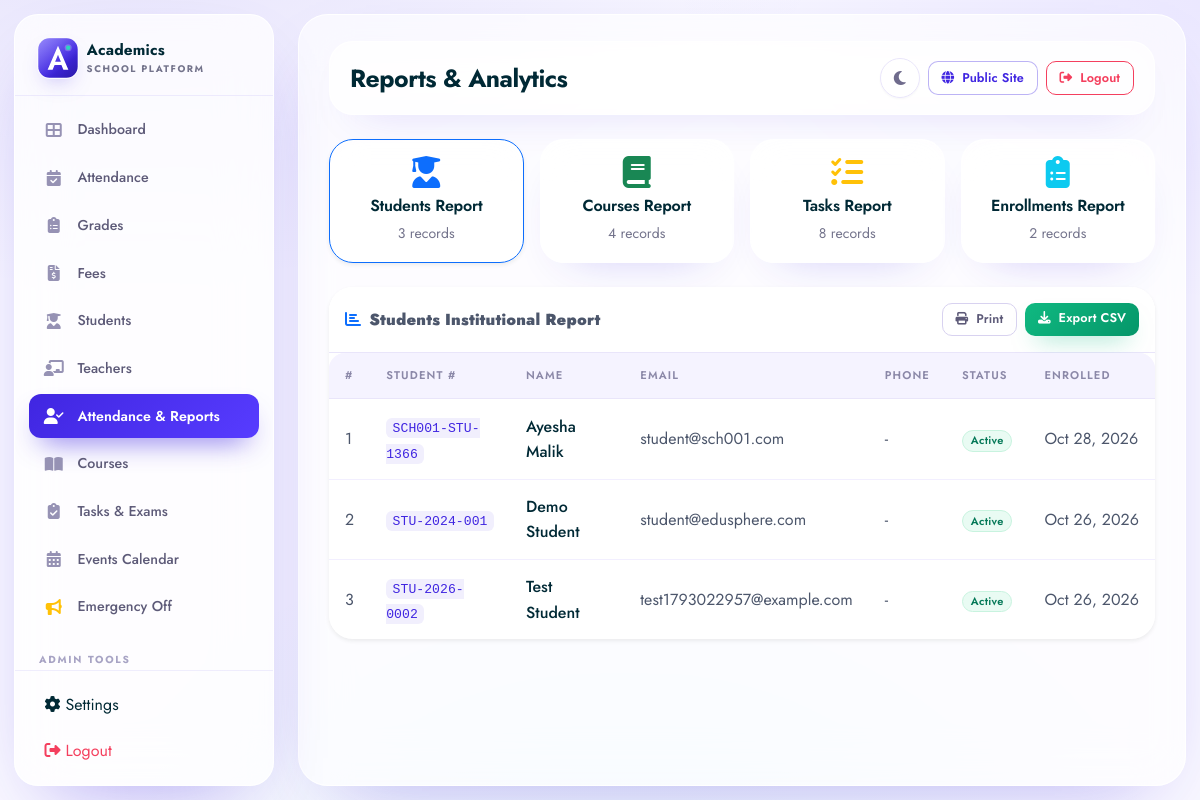
The app's page /reports/index.php (signed in) with its own data.
### tables this page shows
CREATE TABLE `students` (
  `id` int(11) NOT NULL AUTO_INCREMENT,
  `school_id` int(11) DEFAULT NULL,
  `user_id` int(11) NOT NULL,
  `student_number` varchar(50) NOT NULL,
  `full_name` varchar(100) NOT NULL,
  `email` varchar(150) NOT NULL,
  `phone` varchar(20) DEFAULT NULL,
  `date_of_birth` date DEFAULT NULL,
  `gender` enum('Male','Female','Other','Prefer not to say') DEFAULT NULL,
  `address` text DEFAULT NULL,
  `enrollment_date` date NOT NULL,
  `status` enum('Active','Inactive','Graduated','Suspended') DEFAULT 'Active',
  `profile_image` varchar(255) DEFAULT NULL,
  `created_at` timestamp NOT NULL DEFAULT current_timestamp(),
  `updated_at` timestamp NOT NULL DEFAULT current_timestamp() ON UPDATE current_timestamp(),
  PRIMARY KEY (`id`),
  UNIQUE KEY `student_number` (`student_number`),
  UNIQUE KEY `email` (`email`),
  KEY `idx_user_id` (`user_id`),
  KEY `idx_student_number` (`student_number`),
  KEY `idx_status` (`status`),
  KEY `idx_enrollment_date` (`enrollment_date`),
  KEY `idx_students_school` (`school_id`),
  CONSTRAINT `students_ibfk_1` FOREIGN KEY (`user_id`) REFERENCES `users` (`id`) ON DELETE CASCADE
);

### reports/index.php (the view, shortened to what the rows shown need)
<?php
require_once '../includes/functions.php';
require_once '../includes/tenant.php';
$user_id = $_SESSION['user_id'];
$isStudent = isStudent();
require_once '../includes/header.php';
if ($isStudent):
    $stStmt = $pdo->prepare("SELECT * FROM students WHERE user_id = ?");
    $stStmt->execute([$user_id]);
    $student = $stStmt->fetch();
    $studentId = $student ? (int)$student['id'] : 0;
    $enrStmt = $pdo->prepare("SELECT e.*, c.course_code, c.course_name, c.credits, c.schedule, u.full_name as instructor_name FROM enrollments e JOIN courses c ON e.course_id = c.id LEFT JOIN users u ON c.instructor_id = u.id WHERE e.student_id = ? ORDER BY c.course_name");
    $enrStmt->execute([$studentId]);
    $myEnrollments = $enrStmt->fetchAll();
    $taskStmt = $pdo->prepare("SELECT t.*, c.course_name FROM tasks t LEFT JOIN courses c ON t.course_id = c.id WHERE t.student_id = ? ORDER BY t.created_at DESC");
    $taskStmt->execute([$studentId]);
    $myTasks = $taskStmt->fetchAll();
    $totalTasks = count($myTasks);
    $completedTasks = 0;
    $pendingTasks = 0;
    $inProgressTasks = 0;
    foreach ($myTasks as $t) {
        if ($t['status'] === 'Completed') $completedTasks++;
        elseif ($t['status'] === 'Pending') $pendingTasks++;
        elseif ($t['status'] === 'In Progress') $inProgressTasks++;
    }
    $completionPct = $totalTasks > 0 ? round(($completedTasks / $totalTasks) * 100) : 0;
?>
<style>
@media print {
    .sidebar, .topbar, .btn, .breadcrumb, footer, .card-header .btn { display: none !important; }
    .main-content { margin-left: 0 !important; padding: 0 !important; width: 100% !important; }
    .card { border: 1px solid #ddd !important; box-shadow: none !important; }
}
</style>
<div class="d-flex justify-content-between align-items-center mb-4">
    <div>
        <h4 class="mb-1 text-dark fw-bold"><i class="fas fa-file-invoice text-primary me-2"></i>Official Student Progress Transcript</h4>
        <p class="text-muted small mb-0">Verified academic record, course enrollments, and performance metrics.</p>
    </div>
    <div class="d-flex gap-2">
        <a href="?export=csv" class="btn btn-outline-success btn-sm"><i class="fas fa-file-excel me-1"></i> Export CSV</a>
        <button onclick="window.print()" class="btn btn-primary btn-sm"><i class="fas fa-print me-1"></i> Print Transcript</button>
    </div>
</div>
<div class="card mb-4 border-0 shadow-sm">
    <div class="card-body p-4">
        <div class="row align-items-center g-3">
            <div class="col-md-2 text-center">
                <div class="rounded-circle bg-primary text-white d-inline-flex align-items-center justify-content-center shadow-sm" style="width:72px; height:72px; font-size:1.8rem; font-weight:700;">
                    <?php echo strtoupper(substr($student['full_name'] ?? 'S', 0, 1)); ?>
                </div>
            </div>
            <div class="col-md-6">
                <h4 class="fw-bold mb-1 text-dark"><?php echo e($student['full_name'] ?? 'Student'); ?></h4>
                <div class="text-muted small mb-2">
                    <span class="me-3"><strong>Student ID:</strong> <code><?php echo e($student['student_number'] ?? 'N/A'); ?></code></span>
                    <span><strong>Email:</strong> <?php echo e($student['email'] ?? 'N/A'); ?></span>
                </div>
                <div>
                    <span class="badge bg-<?php echo ($student['status'] ?? '') === 'Active' ? 'success' : 'secondary'; ?> me-2"><?php echo e($student['status'] ?? 'Active'); ?></span>
                    <span class="badge bg-light text-dark border">Enrolled: <?php echo formatDate($student['enrollment_date'] ?? ''); ?></span>
                </div>
            </div>
            <div class="col-md-4 text-md-end">
                <div class="p-3 bg-light rounded-3 text-center d-inline-block w-100" style="max-width: 240px;">
                    <div class="small text-muted fw-semibold">Task Completion Rate</div>
                    <div class="h3 fw-bold text-primary mb-1"><?php echo $completionPct; ?>%</div>
                    <div class="progress" style="height: 6px;">
                        <div class="progress-bar bg-primary" style="width: <?php echo $completionPct; ?>%;"></div>
                    </div>
                </div>
            </div>
        </div>
    </div>
</div>
<div class="row g-3 mb-4">
    <div class="col-6 col-md-3">
        <div class="card stat-card shadow-sm border-0">
            <div class="card-body text-center p-3">
                <span class="text-muted small d-block">Enrolled Courses</span>
                <span class="h4 mb-0 fw-bold text-dark"><?php echo count($myEnrollments); ?></span>
            </div>
        </div>
    </div>
    <div class="col-6 col-md-3">
        <div class="card stat-card shadow-sm border-0">
            <div class="card-body text-center p-3">
                <span class="text-muted small d-block">Total Tasks</span>
                <span class="h4 mb-0 fw-bold text-dark"><?php echo $totalTasks; ?></span>
            </div>
        </div>
    </div>
    <div class="col-6 col-md-3">
        <div class="card stat-card shadow-sm border-0">
            <div class="card-body text-center p-3">
                <span class="text-muted small d-block">Completed</span>
                <span class="h4 mb-0 fw-bold text-success"><?php echo $completedTasks; ?></span>
            </div>
        </div>
    </div>
    <div class="col-6 col-md-3">
        <div class="card stat-card shadow-sm border-0">
            <div class="card-body text-center p-3">
                <span class="text-muted small d-block">In Progress / Pending</span>
                <span class="h4 mb-0 fw-bold text-warning"><?php echo ($inProgressTasks + $pendingTasks); ?></span>
            </div>
        </div>
    </div>
</div>
<div class="card mb-4 shadow-sm border-0">
    <div class="card-header bg-white py-3 border-bottom d-flex justify-content-between align-items-center">
        <h6 class="mb-0 fw-bold text-dark"><i class="fas fa-graduation-cap text-primary me-2"></i>Enrolled Academic Courses & Current Standing</h6>
        <span class="badge bg-light text-dark border"><?php echo count($myEnrollments); ?> Registered</span>
    </div>
    <div class="card-body p-0">
        <?php if (empty($myEnrollments)): ?>
            <div class="p-4 text-center text-muted">No courses currently registered.</div>
        <?php else: ?>
            <div class="table-responsive">
                <table class="table table-hover align-middle mb-0">
                    <thead class="table-light">
                        <tr>
                            <th>Course Code</th>
                            <th>Course Name</th>
                            <th>Credits</th>
                            <th>Instructor</th>
                            <th>Schedule</th>
                            <th>Enrollment Date</th>
                            <th>Status</th>
                            <th>Grade</th>
                        </tr>
                    </thead>
                    <tbody>
                        <?php foreach ($myEnrollments as $en): ?>
                        <tr>
                            <td><code><?php echo e($en['course_code']); ?></code></td>
                            <td class="fw-semibold text-dark"><?php echo e($en['course_name']); ?></td>
                            <td><?php echo (int)($en['credits'] ?? 3); ?> Cr</td>
                            <td><?php echo e($en['instructor_name'] ?: 'Department Faculty'); ?></td>
                            <td><small class="text-muted"><?php echo e($en['schedule'] ?: 'TBA'); ?></small></td>
                            <td><?php echo formatDate($en['enrollment_date']); ?></td>
                            <td><span class="badge bg-<?php echo $en['status'] === 'Enrolled' ? 'primary' : 'success'; ?>"><?php echo e($en['status']); ?></span></td>
                            <td><span class="fw-bold <?php echo !empty($en['grade']) ? 'text-success' : 'text-muted'; ?>"><?php echo e($en['grade'] ?: 'In Evaluation'); ?></span></td>
                        </tr>
                        <?php endforeach; ?>
                    </tbody>
                </table>
            </div>
        <?php endif; ?>
    </div>
</div>
<div class="card shadow-sm border-0">
    <div class="card-header bg-white py-3 border-bottom d-flex justify-content-between align-items-center">
        <h6 class="mb-0 fw-bold text-dark"><i class="fas fa-tasks text-success me-2"></i>Assigned Academic Tasks & Assignments</h6>
        <a href="../tasks/index.php" class="btn btn-sm btn-outline-primary">Manage Tasks</a>
    </div>
    <div class="card-body p-0">
        <?php if (empty($myTasks)): ?>
            <div class="p-4 text-center text-muted">No tasks assigned yet.</div>
        <?php else: ?>
            <div class="table-responsive">
                <table class="table table-hover align-middle mb-0">
                    <thead class="table-light">
                        <tr>
                            <th>Task Title</th>
                            <th>Course</th>
                            <th>Priority</th>
                            <th>Status</th>
                            <th>Due Date</th>
                            <th>Completion Date</th>
                        </tr>
                    </thead>
                    <tbody>
                        <?php foreach ($myTasks as $tk): ?>
                        <tr>
                            <td class="fw-semibold text-dark"><?php echo e($tk['title']); ?></td>
                            <td><?php echo e($tk['course_name'] ?: 'General'); ?></td>
                            <td><span class="badge priority-<?php echo strtolower($tk['priority']); ?>"><?php echo e($tk['priority']); ?></span></td>
                            <td><span class="badge bg-<?php echo $tk['status'] === 'Completed' ? 'success' : ($tk['status'] === 'In Progress' ? 'warning' : 'secondary'); ?>"><?php echo e($tk['status']); ?></span></td>
                            <td><?php echo $tk['due_date'] ? formatDate($tk['due_date']) : '-'; ?></td>
                            <td><?php echo $tk['completed_at'] ? formatDateTime($tk['completed_at']) : '-'; ?></td>
                        </tr>
                        <?php endforeach; ?>
                    </tbody>
                </table>
            </div>
        <?php endif; ?>
    </div>
</div>
<?php
else:
    $report_type = $_GET['type'] ?? 'students';
?>
<div class="card shadow-sm border-0">
    <div class="card-body p-0">
        <?php if ($report_type === 'students'): ?>
            <?php [$rs, $rp] = school_scope('school_id'); $rowsStmt = $pdo->prepare("SELECT student_number, full_name, email, phone, gender, enrollment_date, status FROM students WHERE {$rs} ORDER BY full_name"); $rowsStmt->execute($rp); $rows = $rowsStmt->fetchAll(); ?>
            <div class="table-responsive">
                <table class="table table-hover align-middle mb-0">
                    <thead class="table-light"><tr><th>#</th><th>Student #</th><th>Name</th><th>Email</th><th>Phone</th><th>Status</th><th>Enrolled</th></tr></thead>
                    <tbody>
                    <?php foreach ($rows as $i => $r): ?>
                    <tr><td><?php echo $i+1; ?></td><td><code><?php echo e($r['student_number']); ?></code></td><td class="fw-medium text-dark"><?php echo e($r['full_name']); ?></td><td><?php echo e($r['email']); ?></td><td><?php echo e($r['phone'] ?: '-'); ?></td><td><span class="badge bg-<?php echo $r['status']==='Active'?'success':'secondary'; ?>"><?php echo e($r['status']); ?></span></td><td><?php echo formatDate($r['enrollment_date']); ?></td></tr>
                    <?php endforeach; ?>
                    </tbody>
                </table>
            </div>
        <?php endif; ?>
    </div>
</div>
<?php
endif;
require_once '../includes/footer.php';
?>

### records on screen
students: student_number "SCH001-STU-1366", full_name "Ayesha Malik", email "student@sch001.com", phone "-", status "Active", enrollment_date "Oct 28, 2026"
students: student_number "STU-2024-001", full_name "Demo Student", email "student@edusphere.com", phone "-", status "Active", enrollment_date "Oct 26, 2026"
students: student_number "STU-2026-0002", full_name "Test Student", email "test1793022957@example.com", phone "-", status "Active", enrollment_date "Oct 26, 2026"

### other values on screen
$page_title "Reports & Analytics"
$summary['students']['total'] "3"
$summary['courses']['total'] "4"
$summary['tasks']['total'] "8"
$summary['enrollments']['total'] "2"
$report_type "Students"
